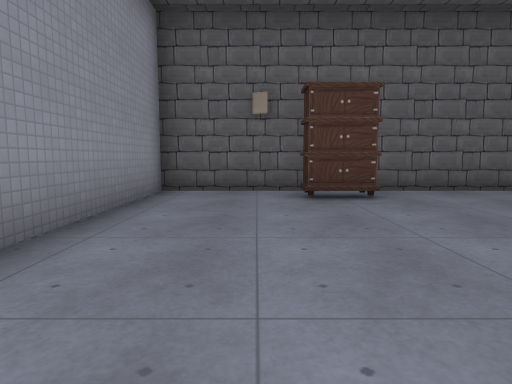
View 1 (above)

21 first-person views from a walk through a 3-D level made in the Godot game engine. The camera is 1.2 m above the floor, tilts 6° down and sees 75° across. The floor is counted in squares, 1.79 m on a side. Each view is taken from the middle of a square. On the plan, view 1 faces up. The plan holds only what a view shows up to about 10 squares ahead; the rest is blank. The place goes on beyond the plan. Characters and animated objects are left out. Some surface patterns are stand-ins.

View 2
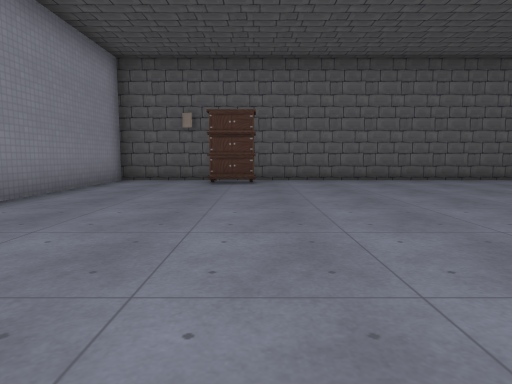

View 3
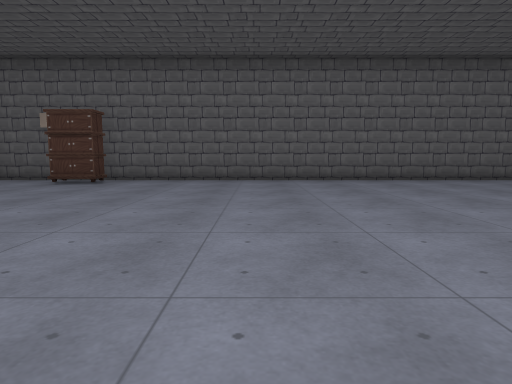

View 4
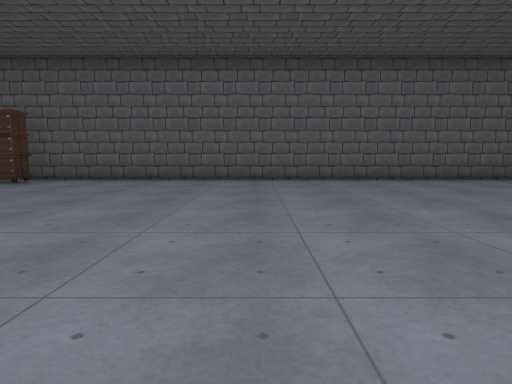

View 5
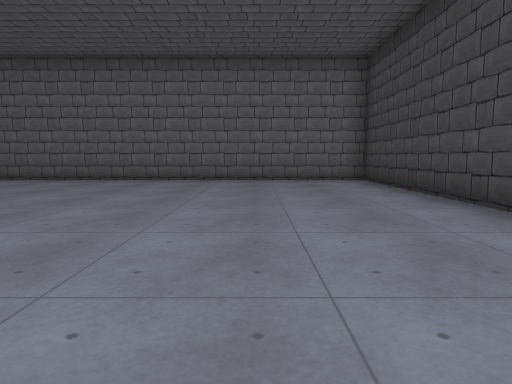

View 6
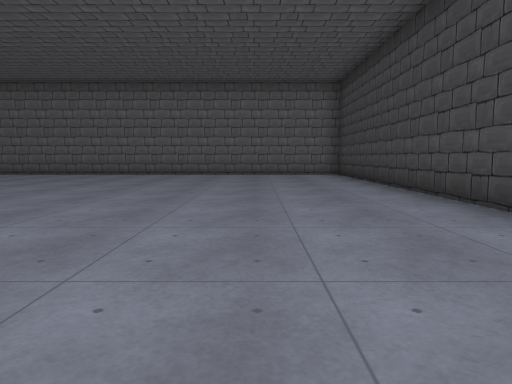

View 7
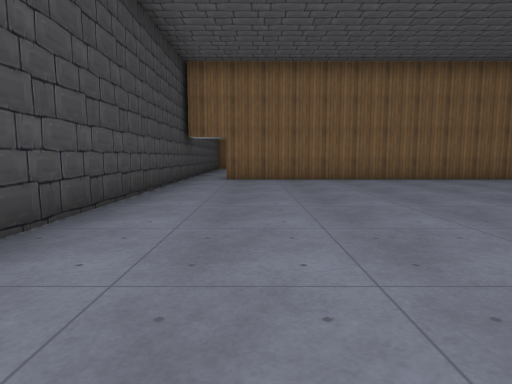

View 8
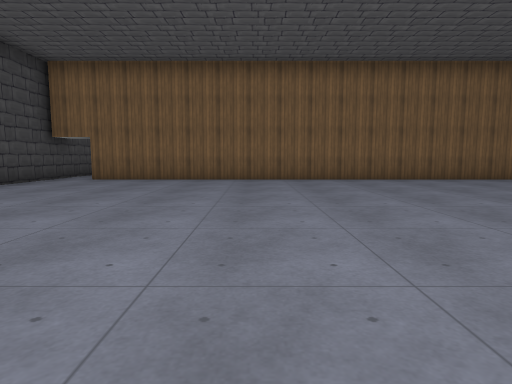

View 9
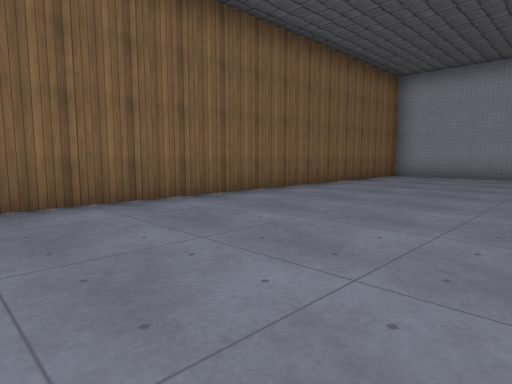

View 10
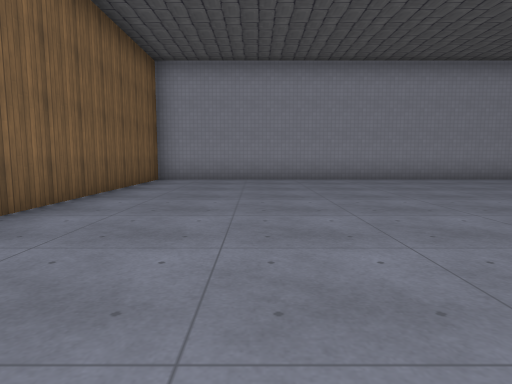

View 11
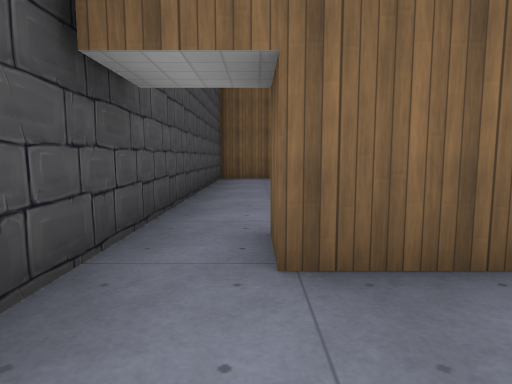

View 12
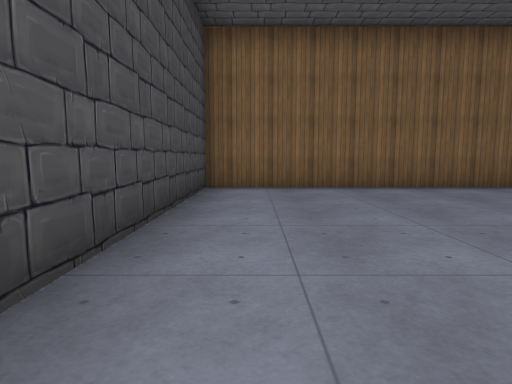

View 13
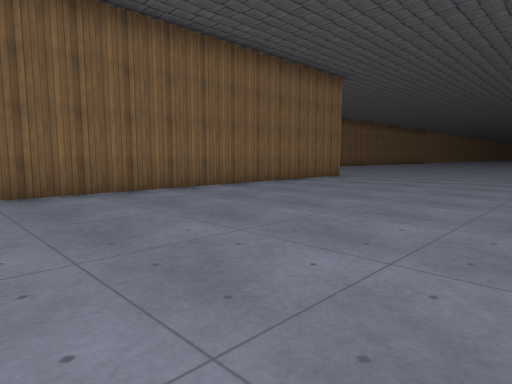

View 14
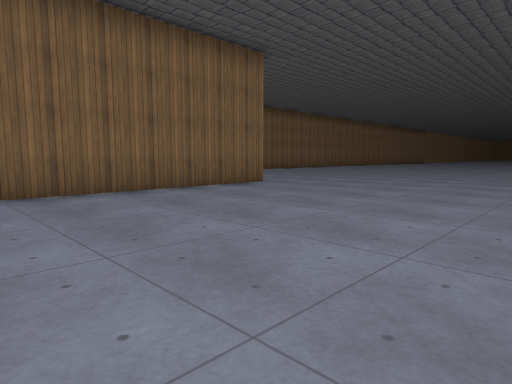

View 15
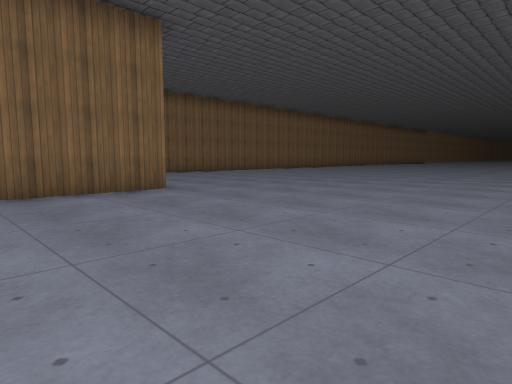

View 16
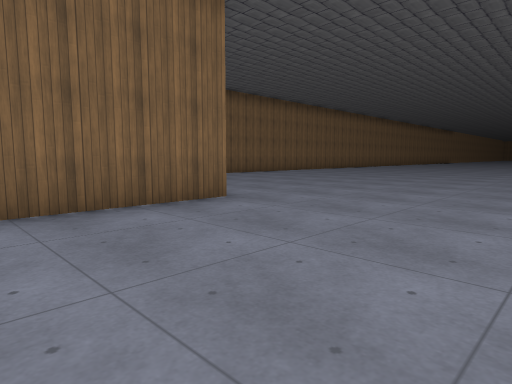

View 17
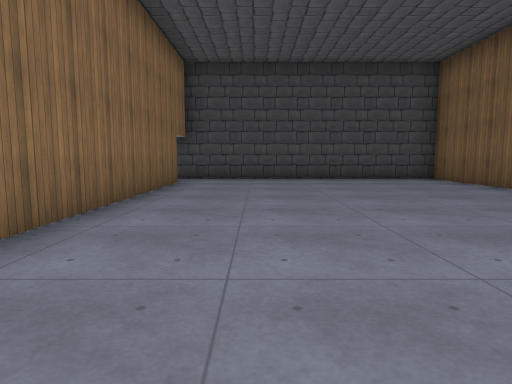

View 18
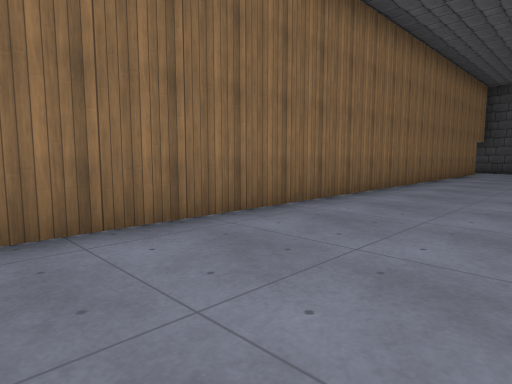

View 19
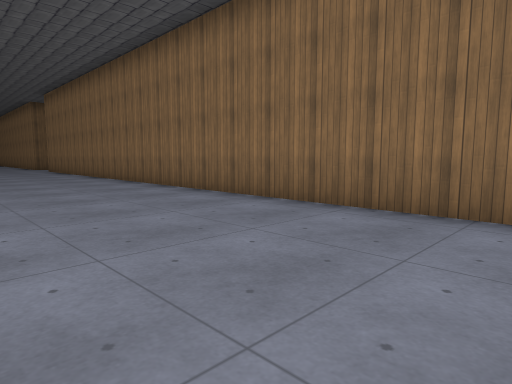

View 20
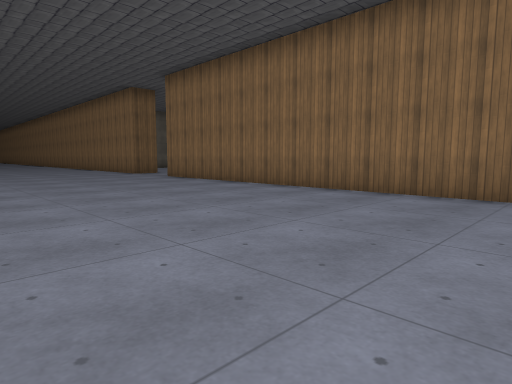

View 21
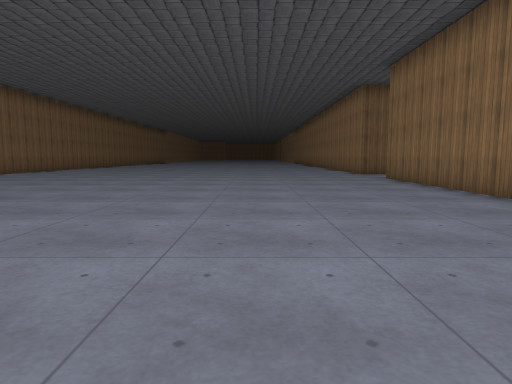

### Floor plan
Points are (right, up) in squares from view 1. A wall is a line through its corners. A room is listed if a view was taken in it or the views show most of it. See-through windows are left out.
Room 1 (views 1, 2, 3, 4, 5, 6, 7, 8, 9, 10, 11, 12)
walls: (18.1, -8.4) (18.1, 6.6) (-1.9, 6.6) (-1.9, -6.9) (16.9, -6.9) (16.9, -7.9)
ways out: opening at (17, -7.5) to room 2
objects: closet (1, 6) to (2, 6)
Room 2 (views 13, 14, 15, 16, 17, 18, 19, 20, 21)
walls: (5.2, -15.4) (18.1, -15.4) (18.1, -8.4); (16.9, -7.9) (-12.1, -7.9)
ways out: opening at (17, -7.5) to room 1

Where each view was taken, in squares from view 1:
view 1: 0 up, 0 right, facing up
view 2: 3 down, 2 right, facing up
view 3: 3 down, 6 right, facing up
view 4: 3 down, 8 right, facing up
view 5: 3 down, 15 right, facing up
view 6: 6 down, 15 right, facing up
view 7: 3 up, 16 right, facing down
view 8: 3 up, 12 right, facing down
view 9: 2 down, 10 right, facing down-left
view 10: 4 down, 8 right, facing left
view 11: 5 down, 17 right, facing down
view 12: 8 down, 17 right, facing down
view 13: 9 down, 16 right, facing down-left
view 14: 9 down, 12 right, facing down-left
view 15: 9 down, 9 right, facing down-left
view 16: 11 down, 9 right, facing down-left
view 17: 10 down, 8 right, facing right
view 18: 11 down, 2 right, facing up-right
view 19: 12 down, 5 right, facing up-left
view 20: 14 down, 2 left, facing up-left
view 21: 12 down, 2 left, facing left
